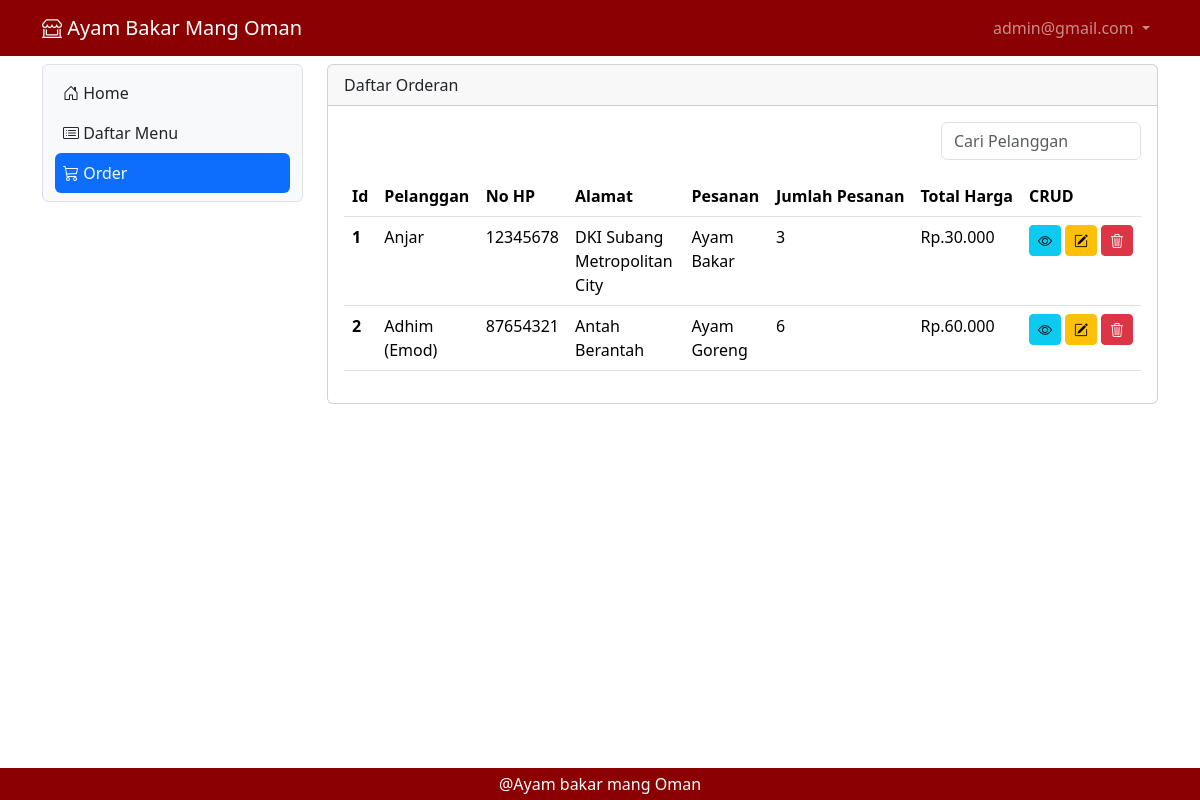
/Admin/Order (signed in), run on the app's committed database.
### tables this page shows
CREATE TABLE `tb_order` (
  `id` int(10) NOT NULL,
  `pelanggan` char(50) NOT NULL,
  `nohp` int(12) NOT NULL,
  `alamat` varchar(255) NOT NULL,
  `pesanan` char(30) NOT NULL,
  `jumlah_pesan` int(5) NOT NULL,
  `total_harga` varchar(35) NOT NULL
);

### Admin/Order.php (the view, shortened to what this page needs)
<?php
include "Koneksi.php";
$query = mysqli_query($conn, "SELECT * FROM tb_order");
$result = [];
while ($record = mysqli_fetch_array($query)) {
    $result[] = $record;
}
?>
<div class="col-lg mt-2">
    <div class="card">
        <div class="card-header">
            Daftar Orderan
        </div>
        <div class="card-body">
            <?php if (empty($result)) : ?>
                <p>Data Order Tidak Ada.</p>
            <?php else : ?>
                <div class="table-responsive">
                    <div class="d-flex justify-content-end">
                        <div class="mb-3" style="width: 200px;">
                            <input type="text" id="searchInput" class="form-control" placeholder="Cari Pelanggan">
                        </div>
                    </div>
                    <table class="table table-hover">
                        <thead>
                            <tr class="text-nowrap">
                                <th scope="col">Id</th>
                                <th scope="col">Pelanggan</th>
                                <th scope="col">No HP</th>
                                <th scope="col">Alamat</th>
                                <th scope="col">Pesanan</th>
                                <th scope="col">Jumlah Pesanan</th>
                                <th scope="col">Total Harga</th>
                                <th scope="col">CRUD</th>
                            </tr>
                        </thead>
                        <tbody>
                            <?php
                            $id = 1;
                            foreach ($result as $row) :
                            ?>
                                <tr>
                                    <th scope="row"><?= $id++ ?></th>
                                    <td><?= $row['pelanggan'] ?></td>
                                    <td><?= $row['nohp'] ?></td>
                                    <td><?= $row['alamat'] ?></td>
                                    <td><?= $row['pesanan'] ?></td>
                                    <td><?= $row['jumlah_pesan'] ?></td>
                                    <td><?= $row['total_harga'] ?></td>
                                    <td>
                                        <div class="d-flex">
                                            <button class="btn btn-info btn-sm me-1" data-bs-toggle="modal" data-bs-target="#ViewData<?= $row['id'] ?>"><i class="bi bi-eye"></i></button>
                                            <button class="btn btn-warning btn-sm me-1" data-bs-toggle="modal" data-bs-target="#EditData<?= $row['id'] ?>"><i class="bi bi-pencil-square"></i></button>
                                            <button class="btn btn-danger btn-sm" data-bs-toggle="modal" data-bs-target="#HapusData<?= $row['id'] ?>"><i class="bi bi-trash3"></i></button>
                                        </div>
                                    </td>
                                </tr>
                            <?php endforeach; ?>
                        </tbody>
                    </table>
                </div>
            <?php endif; ?>
        </div>
    </div>
</div>

### Admin/Header.php (shortened to what this page needs)
<nav class="navbar navbar-expand navbar-dark sticky-top" style="background-color: #8B0000;">
    <div class="container-lg">
        <a class="navbar-brand" href=""><i class="bi bi-shop-window"></i> Ayam Bakar Mang Oman</a>
        <div class="collapse navbar-collapse justify-content-end" id="navbarNavDropdown">
            <ul class="navbar-nav">
                <li class="nav-item dropdown">
                    <a class="nav-link dropdown-toggle" href="#" role="button" data-bs-toggle="dropdown" aria-expanded="false">
                        <?php echo $hasil['username']; ?>
                    </a>
                </li>
            </ul>
        </div>
    </div>
</nav>

### data on the page
tb_order: pelanggan "Anjar", nohp "12345678", alamat "DKI Subang Metropolitan City", pesanan "Ayam Bakar", jumlah_pesan "3", total_harga "Rp.30.000"
tb_order: pelanggan "Adhim (Emod)", nohp "87654321", alamat "Antah Berantah", pesanan "Ayam Goreng", jumlah_pesan "6", total_harga "Rp.60.000"

### other printed values
$hasil['username'] "admin@gmail.com"
